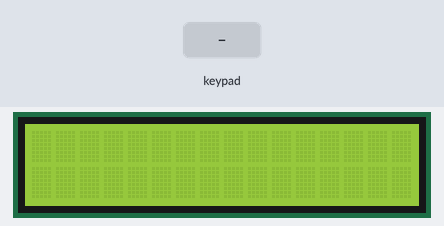
This sketch was run on a simulated Arduino Uno, built with avr-gcc and run on an emulated ATmega328P. On the bench: 16×2 character LCD. The test bench sets the inputs (shaded band). What the sketch prints to the serial monitor is not drawn.

Above: at 1.2 s.
1.3 s: keypad keys 5 4 3 2 # pressed 0.4 s apart
At 1.5 s:
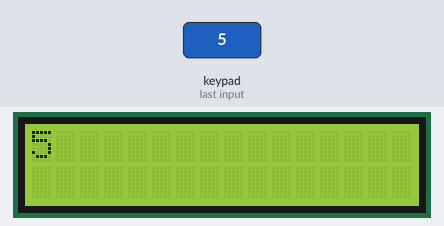
4.8 s: key '1' pressed
At 5.3 s:
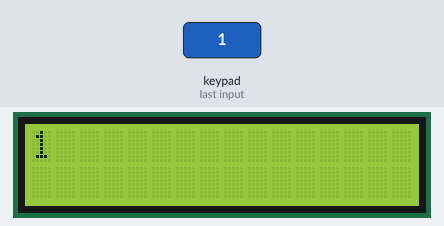
6.3 s: keypad keys 7 8 9 # pressed 0.4 s apart
At 6.91 s:
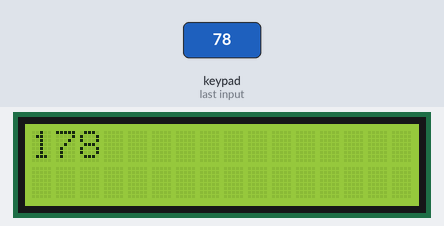
9.4 s: key '2' pressed
At 10.2 s:
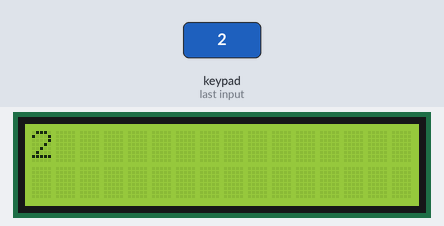
Timing chart, 0 to 11.9 s (numbered marks = the images above; inputs shaded):
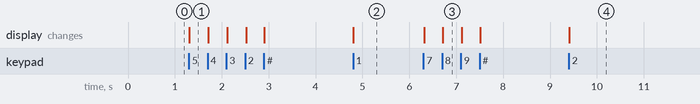

Measured:
- after the input at 1.3 s, the display: changes at once (image 1)
- after the input at 4.8 s, the display: changes at once (image 2)
- after the input at 6.3 s, the display: first changes at once (image 3 shows a later state)
- after the input at 9.4 s, the display: changes at once (image 4)

The sketch:

arduino.ino
```cpp
/* Kosz na smieci - kod dla Arduino - obsluga klawiatury i wyswietlacza
 *
 * ©2020, PBL1, grupa 5: Dasiewicz Julia, Duszczyk Karol, Kukla Michal, Twarowski Michal
 *
 * POLACZENIE
 *
 * Arduino - klawiatura
 * 2,3,4,5,7,8,9 - 1,2,3,4,6,7,8 (liczac od dolu)
 *
 * Arduino - wyswietlacz
 * A4 - SDA
 * A5 - SCL
 * GND - GND
 * 5V - VCC
 *
 * Arduino - ESP8266
 * GND - GND
 * TX - RX
 */


#include <Keypad.h> //biblioteka od klawiatury
#include <LiquidCrystal_I2C.h> //biblioteka do wyswietlacza

LiquidCrystal_I2C lcd(0x27,16,2); //inicjalizacja wyswietlacza

const byte ROWS = 4; // ile wierszy
const byte COLS = 3; //ile kolumn

byte rowPins[ROWS] = {5, 4, 3, 2}; //piny wierszy
byte colPins[COLS] = {7, 8, 9}; //piny kolum

char keys[ROWS][COLS] = { //mapowanie klawiatury
  {'1','2','3'},
  {'4','5','6'},
  {'7','8','9'},
  {'*','0','#'}
};

Keypad klawiatura = Keypad( makeKeymap(keys), rowPins, colPins, ROWS, COLS ); //inicjalizacja klawiatury


String kod = "";

void setup(){
  Serial.begin(9600);
  lcd.init();
  lcd.backlight();
  lcd.setCursor(0,0);
}

void loop(){

  char klawisz = klawiatura.getKey();

  if (klawisz){
    if(klawisz == '*' || klawisz == '#')
    {
      if(klawisz == '#') //zatwierdzanie kodu i wysylanie
      {
        if(kod.length()>0)
        {
          Serial.println(kod);
          kod = "";
        }
      }
      else if (kod.length()>0) //usuwanie ostatniego znaku
      {
        kod.remove(kod.length()-1);
      }
    }
    else //gdy wcisnieta liczba
    {
      kod = kod + klawisz;
    }

    // wyswietlanie na wyswietlaczu
    lcd.clear();
    lcd.setCursor(0,0);
    lcd.print(kod);
  }
}
```
